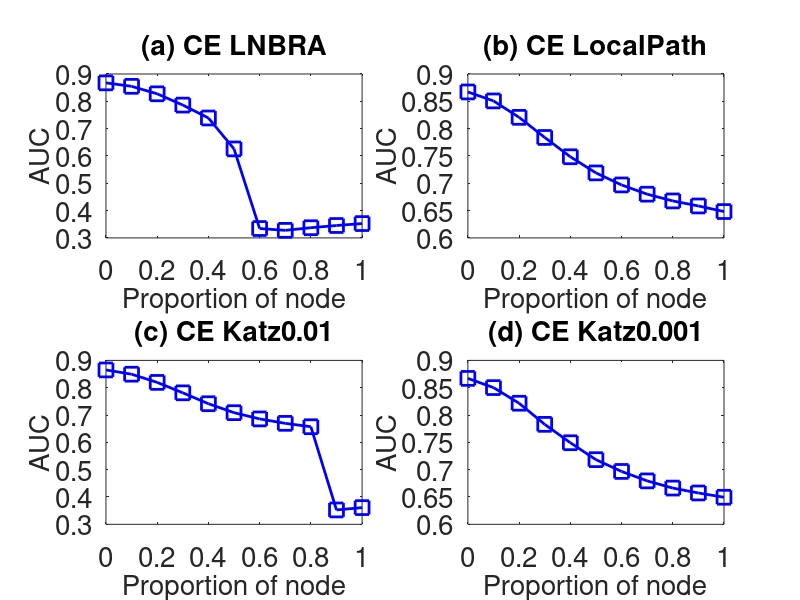

Reproduce this figure in MATLAB.
subplot(2,2,1);
x=0:0.1:1;
y=[0.867485	0.854814	0.827423	0.786161	0.738944	0.625713	0.334318	0.32762	0.33727	0.345394	0.35243
];
plot(x,y,'-bs','LineWidth',2,'MarkerSize',10);
set(gca,'FontSize',20);
xlabel('Proportion of node','fontsize',20);
ylabel('AUC','fontsize',20);
title('(a) CE LNBRA','fontsize',20);

subplot(2,2,2);
x=0:0.1:1;
y=[0.867116	0.850705	0.820654	0.783823	0.748503	0.718942	0.696943	0.68002	0.667674	0.658447	0.648209
];
plot(x,y,'-bs','LineWidth',2,'MarkerSize',10);
set(gca,'FontSize',20);
xlabel('Proportion of node','fontsize',20);
ylabel('AUC','fontsize',20);
title('(b) CE LocalPath','fontsize',20);

subplot(2,2,3);
x=0:0.1:1;
y=[0.86505	0.84946	0.819418	0.781296	0.74142	0.708612	0.685772	0.669564	0.657164	0.352608	0.361108
];
plot(x,y,'-bs','LineWidth',2,'MarkerSize',10);
set(gca,'FontSize',20);
xlabel('Proportion of node','fontsize',20);
ylabel('AUC','fontsize',20);
title('(c) CE Katz0.01','fontsize',20);


subplot(2,2,4);
x=0:0.1:1;
y=[0.867064	0.850204	0.821582	0.782954	0.749282	0.71831	0.696754	0.67948	0.66632	0.657354	0.649512
];
plot(x,y,'-bs','LineWidth',2,'MarkerSize',10);
set(gca,'FontSize',20);
xlabel('Proportion of node','fontsize',20);
ylabel('AUC','fontsize',20);
title('(d) CE Katz0.001','fontsize',20);
